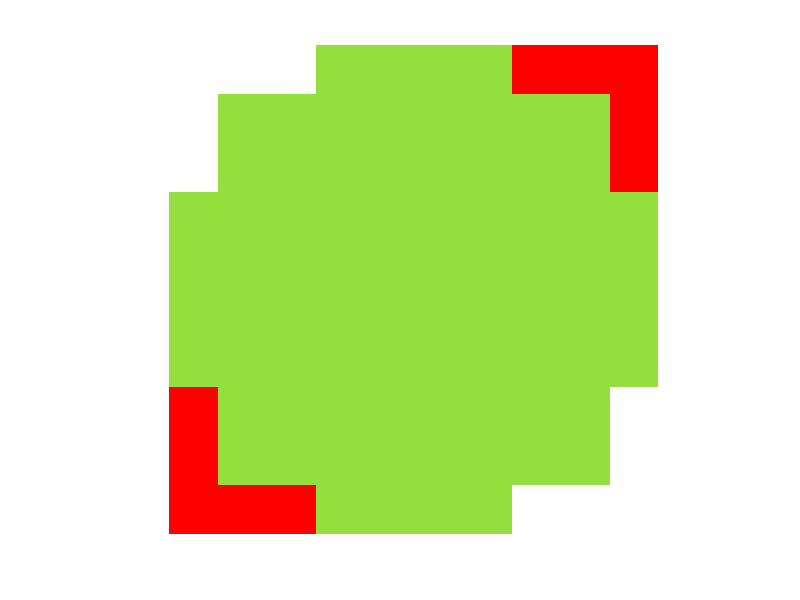

Source code (MATLAB):
%% moving_squares_illusion.m
%% written on March 4, 2021
%% by Haley Seo and Shirley Dong
%% This script creates the moving squares illusion

%creating the background grid
dark_green = zeros(10,10,3);
dark_green(:,:,1)=0.3765;
dark_green(:,:,2)=0.7882;
dark_green(:,:,3)=0.5647;

lt_green = zeros(10,10,3);
lt_green(:,:,1) = 0.5765;
lt_green(:,:,2) = 0.8745;
lt_green(:,:,3) = 0.2431;

% 	60c990 dark green rgb(96, 201, 144)
% 	93DF3E light green rgb(147, 223, 62)
%   17x17 squares

first_row = [lt_green];
for ii = 1:16
    if mod(ii,2) == 0
        first_row = [first_row lt_green];
    else
        first_row = [first_row dark_green];
    end
end
% imshow(first_row)

second_row = [dark_green];
for ii = 1:16
    if mod(ii,2) == 0
        second_row = [second_row dark_green];
    else
        second_row = [second_row lt_green];
    end
end
% imshow(second_row)


square1 = [lt_green];
%square 1 corners
%top left box
square1(1:3,1:3,1) = 255;
square1(1:3,1:3,2) = 255;
square1(1:3,1:3,3) = 255;
%top right box
square1(1:3,8:end,1) = 255;
square1(1:3,8:end,2) = 0;
square1(1:3,8:end,3) = 0;
%bottom left box
square1(8:end, 1:3,1) = 255;
square1(8:end, 1:3,2) = 0;
square1(8:end, 1:3,3) = 0;
%bottom right box
square1(8:end, 8:end,1) = 255;
square1(8:end, 8:end,2) = 255;
square1(8:end, 8:end,3) = 255;
%flooding the center back to light green
square1(2:9, 2:9, 1) =0.5765;
square1(2:9, 2:9, 2) = 0.8745;
square1(2:9, 2:9, 3) = 0.2431;
imshow(square1)


% % checkerboard = [first_row];
% % for ii = 1:16
% %     if mod(ii,2) == 0
% %         checkerboard = [checkerboard; first_row];
% %     else
% %         checkerboard = [checkerboard; second_row];
% %     end
% % end
% % imshow(checkerboard)
        
        
